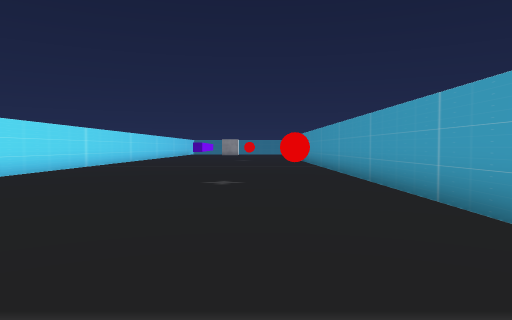
View 1 (above)

24 first-person views from a walk through a 3-D level made in the Unity game engine. The camera is 1.5 m above the floor, tilts 2° down and sees 70° across. The floor is counted in squares, 2 m on a side. Each view is taken from the middle of a square. On the plan, view 1 faces up. The plan holds only what a view shows up to about 11 squares ahead; the rest is blank. The place goes on beyond the plan. Some surface patterns are stand-ins.

View 2
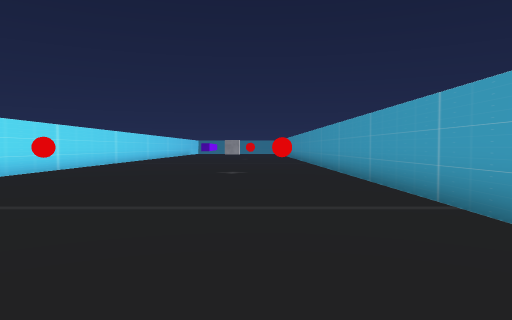

View 3
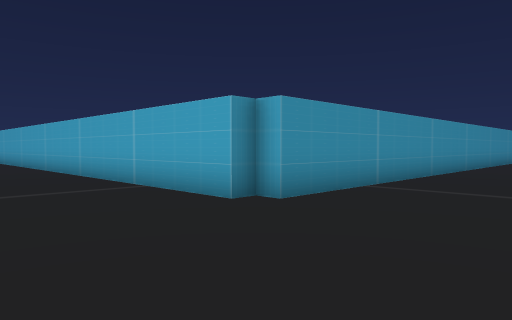

View 4
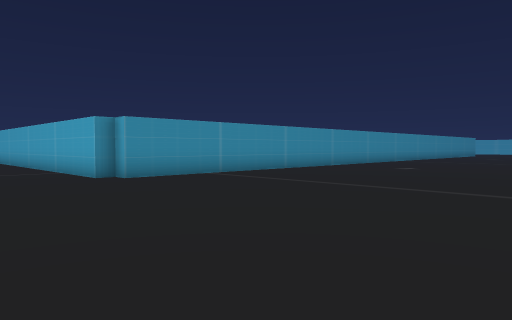

View 5
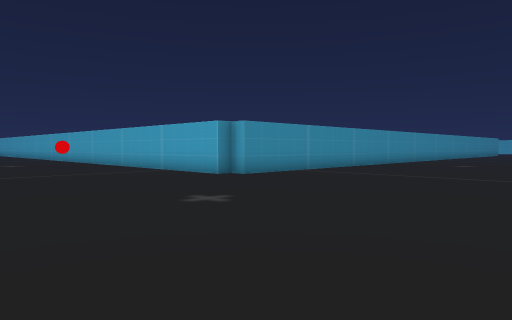

View 6
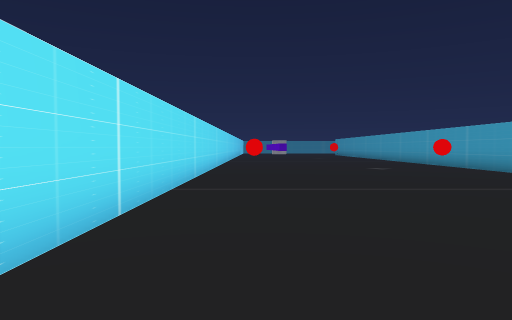

View 7
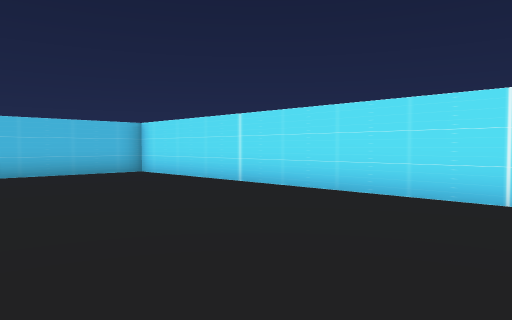

View 8
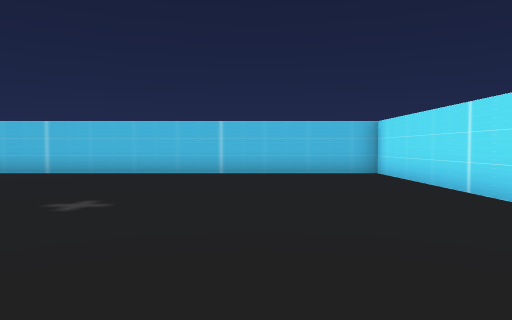

View 9
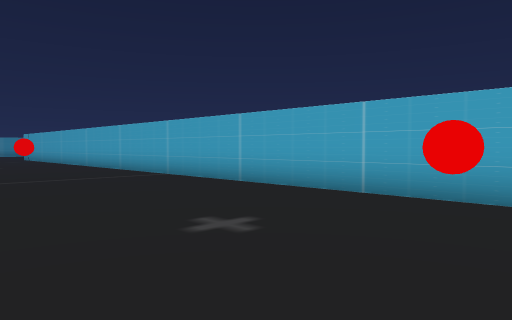

View 10
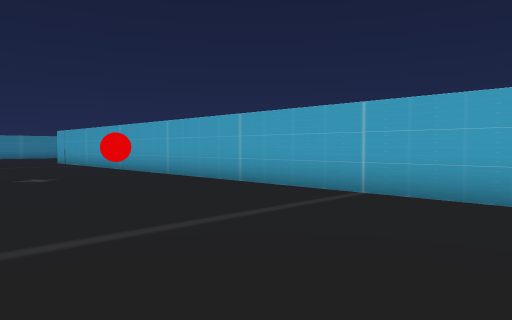

View 11
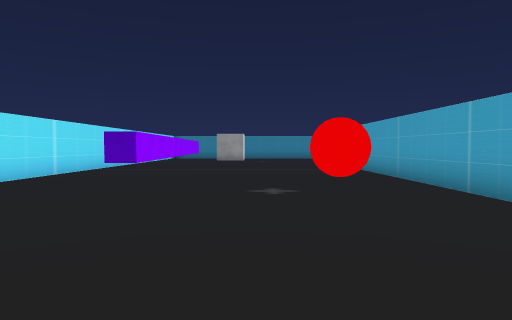

View 12
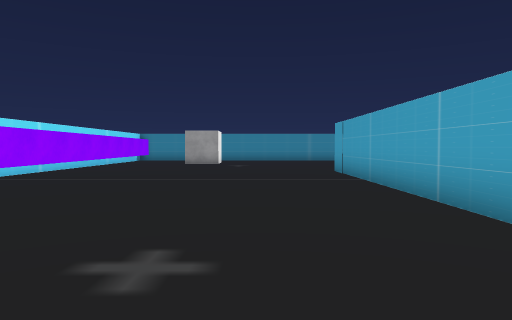

View 13
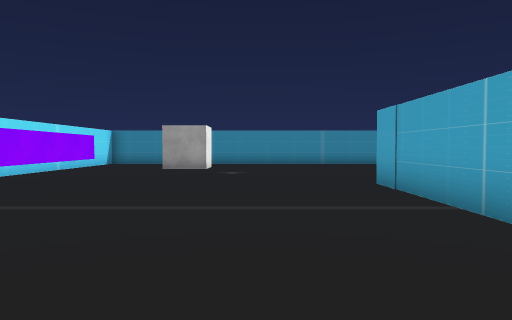

View 14
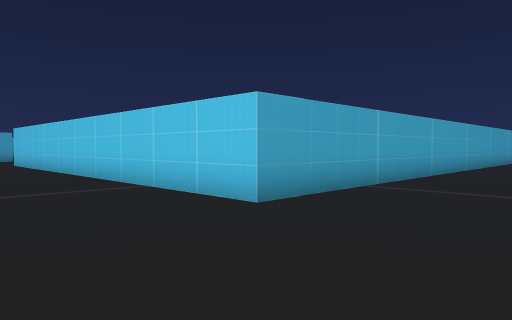

View 15
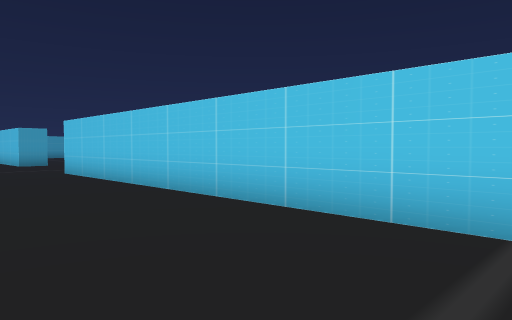

View 16
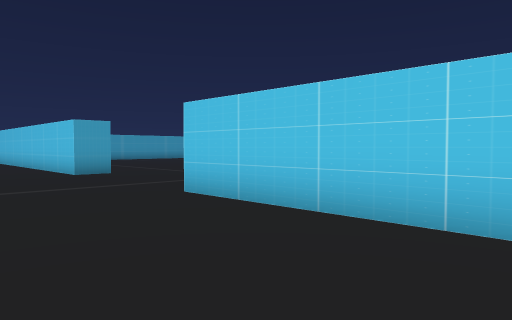

View 17
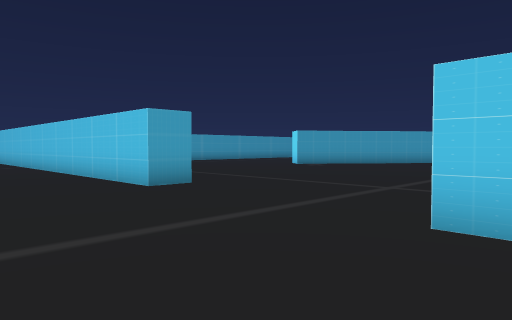

View 18
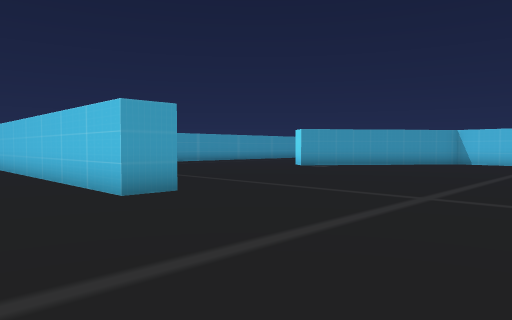

View 19
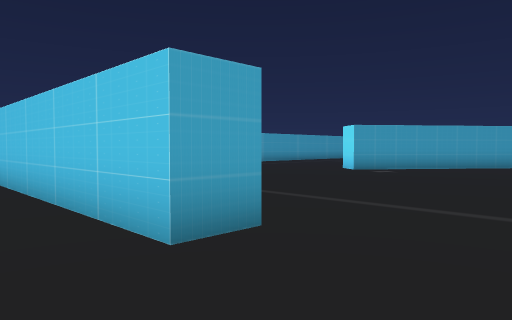

View 20
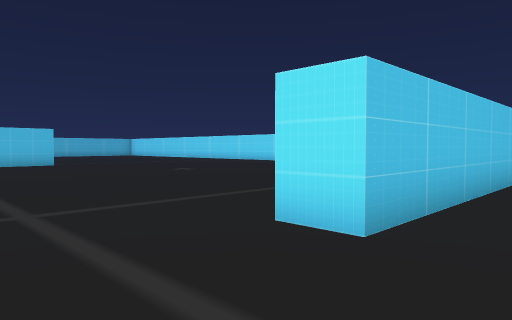

View 21
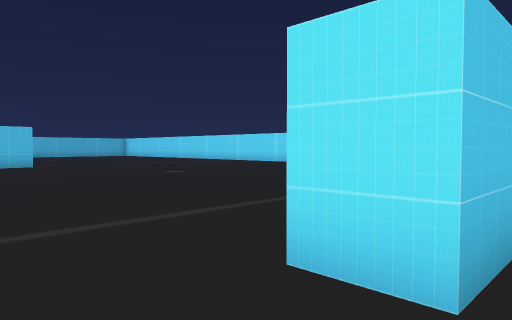

View 22
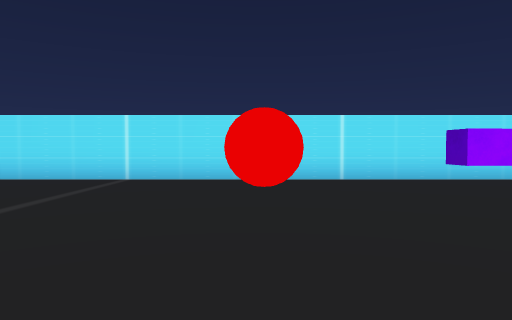

View 23
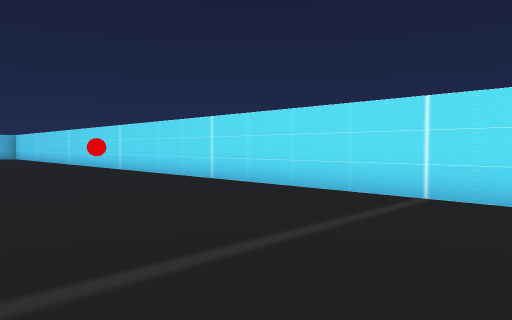

View 24
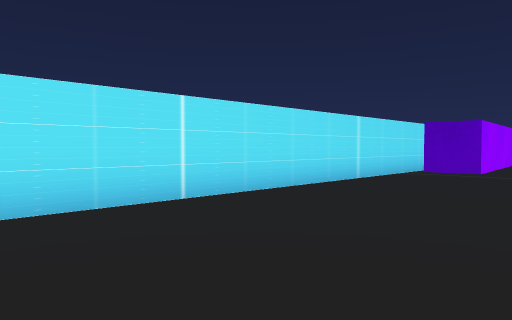

### Floor plan
Key: @ floor where view 1 was taken; # wall or solid block; . floor; T thing the floor can be seen under or through; O other object.
Columns run from 7 left of view 1 to 27 right of it. Each row starts with its distance up from view 1.
 33  .......... . ..  . ... ..
 32  ..............................
 31  ..................................
 30  ..................................
 29  ..T......##############.....######
 28  ..T......#           .........
 27 #..T......#          ...........
 26 #..T......#         .............
 25 #...T.....#        ..............
 24 #...T.....#       ................
 23 #...T.....#      .................
 22 #...T.....#      .................
 21 #...T.....#       ...............
 20 #...T.....#        .............
 19 #.........#         ....... ...
 18 #.........#          ....   ..
 17 #......O..#           ..
 16 #.........#
 15 #.........#
 14 #.........#
 13 #.........#
 12 #.........#
 11 #.........#
 10 #.........#
  9 #.........#
  8 #.........#
  7 #.........#
  6 #.O.....O.#
  5 #.........#
  4 #.........#
  3 #.........#
  2 #.........#
  1 #.........#
  0 #......@..#
 -1 #.........#########
 -2 #...................
 -3 #...................
 -4 #................
 -5 #.................
 -6 #..................
 -7 #...................
 -8 #...................
 -9 #..............
-10 #...........
-11 ############

Positions as (right, up) in squares from view 1, and headings:
1: (0, 0), facing up
2: (0, -3), facing up
3: (-1, -5), facing up-right
4: (-1, -10), facing up-right
5: (-4, -9), facing up-right
6: (-5, -5), facing up
7: (-1, 0), facing down-left
8: (-3, 0), facing down
9: (-3, 5), facing up-right
10: (-3, 11), facing up-right
11: (-1, 14), facing up
12: (0, 18), facing up
13: (0, 22), facing up
14: (-1, 33), facing down-right
15: (5, 33), facing down-right
16: (11, 33), facing down-right
17: (15, 33), facing down-right
18: (16, 32), facing down-right
19: (19, 31), facing down-right
20: (19, 31), facing down-left
21: (18, 30), facing down-left
22: (2, 17), facing left
23: (-1, 16), facing down-left
24: (-2, 16), facing up-left
